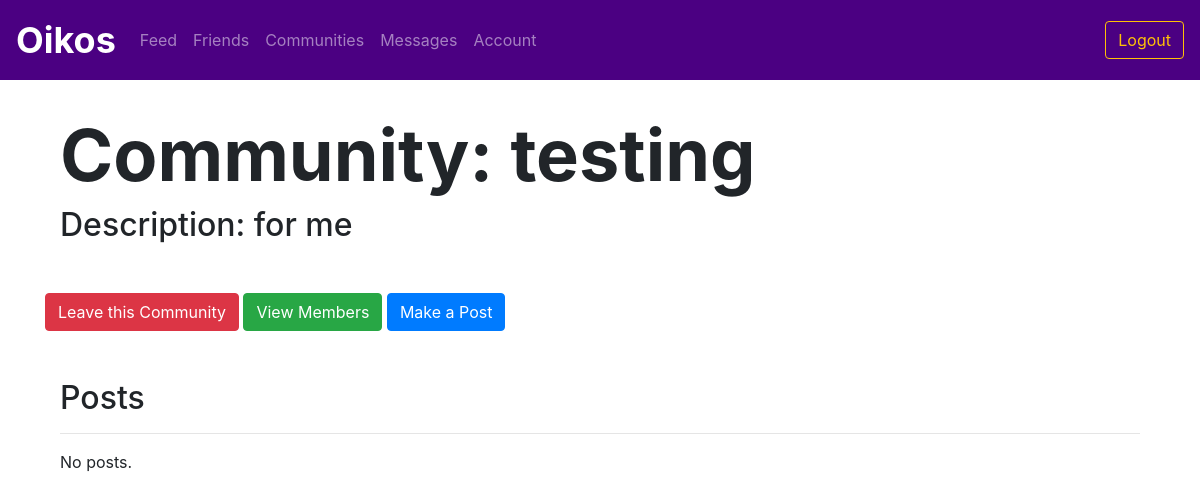
The app's page /community/1 (signed in), older data.
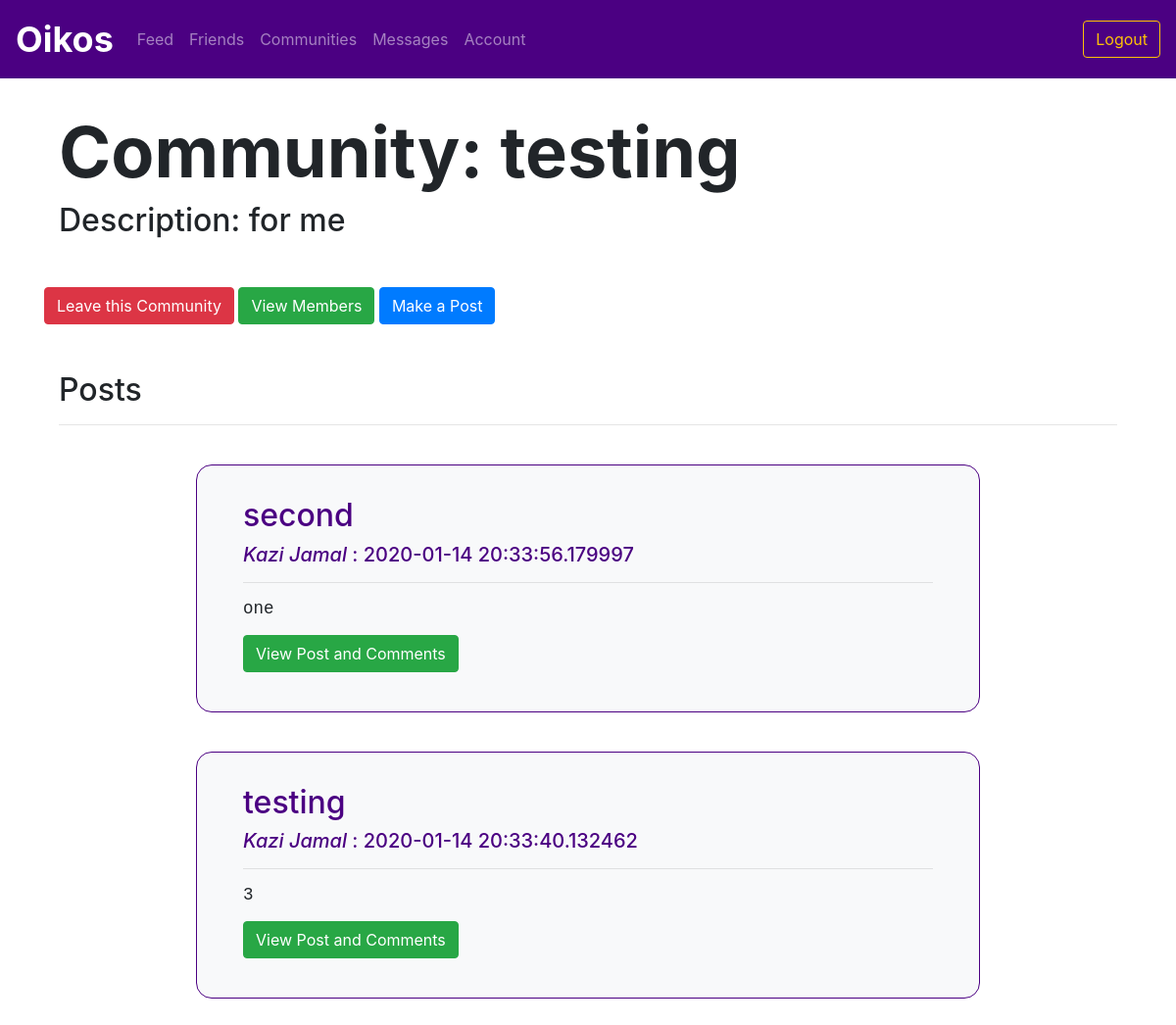
The same page, newer data.
### utl/models.py (models this page shows)
class Post(db.Model):
    postID = db.Column(db.Integer, primary_key=True)
    communityID = db.Column(db.Integer, nullable=True)
    userID = db.Column(db.Integer, nullable=False)
    title = db.Column(db.Text, nullable=False)
    content = db.Column(db.Text, nullable=False)
    timestamp = db.Column(db.DateTime, nullable=False, default=datetime.utcnow)

class User(db.Model):
    userID = db.Column(db.Integer, primary_key=True)
    email = db.Column(db.Text, unique=True, nullable=False)
    password = db.Column(db.Text, nullable=False)
    firstName = db.Column(db.Text, nullable=False)
    lastName = db.Column(db.Text, nullable=False)
    displayName = db.Column(db.Text, nullable=False)
    grade = db.Column(db.Text, nullable=False)

### app.py (the view)
@app.route("/community/<communityID>")
@login_required
def community(communityID):
    community = communitiesfunctions.getCommunity(communityID)
    incommunity = communitiesfunctions.inCommunity(session['userID'], communityID)
    post_data = postsfunctions.getCommunityPosts(communityID)
    posts = {}
    for post in post_data:
        posts[post] = postsfunctions.getCreator(post.postID)
    return render_template("community.html", community=community, incommunity=incommunity, posts=posts)

### app.py (called while the page is built)
def login_required(f):
    @wraps(f)
    def decorated_function(*args, **kwargs):
        if "userID" not in session:
            return redirect(url_for('login'))
        return f(*args, **kwargs)
    return decorated_function

### utl/communities.py (called while the page is built)
def getCommunity(communityID):
    community = Community.query.filter_by(communityID=communityID).first()
    return community

def inCommunity(userID, communityID):
    member = Member.query.filter_by(userID=userID, communityID=communityID).first()
    if member == None:
        return False
    return True

### utl/posts.py (called while the page is built)
def getCommunityPosts(communityID):
    posts = Post.query.filter_by(communityID=communityID).order_by(Post.timestamp.desc())
    return posts

def getCreator(postID):
    post = Post.query.filter_by(postID=postID).first()
    userID = post.userID
    user = User.query.filter_by(userID=userID).first()
    return user

### templates/community.html (shortened to what this page needs)
{% extends "logbase.html" %}
{% block body %}
<div class="content mb-5">
     <h1 class="display-3" style="font-weight: 700; padding-left: 5vw; padding-top: 5vh;">Community: {{ community.name }}</h1>
     <h2 style="padding-left: 5vw;">Description: {{ community.description }}</h2>
</div>
{% if incommunity %}
<div class="container">
  <a href="/leavecommunity/{{ community.communityID }}" class="btn btn-danger">Leave this Community</a>
  <a href="/community/{{ community.communityID }}/members" class="btn btn-success">View Members</a>
    <button type="button" class="btn btn-primary" data-toggle="modal" data-target="#newCommunityPostModal">
        Make a Post
    </button>
<div class="container my-5">
    <h2>Posts</h2>
    <hr>
    {% if not posts %}
    <p>No posts.</p>
    {% else %}
    {% for post in posts %}
    <div class="row" style="margin-left: 5vw; margin-right: 5vw; margin-top: 5vh;">
        <div class="container col-md-10 bg-light border border-primary" style="padding: 2em; border-radius: 1em;">
            <div class="col">
                <h2>{{ post.title }}</h2>
                <h5> <i>{{ posts[post].displayName }}</i> : {{ post.timestamp }}<h5>
                <hr>
                <pre>{{ post.content }}</pre>
                <a href="/post/{{ post.postID }}" class="btn btn-success">View Post and Comments</a>
            </div>
        </div>
    </div>
    {% endfor %}
    {% endif %}
</div>
{% else %}
<div class="container">
    <a href="/joincommunity/{{ community.communityID }}" class="btn btn-success">Join this Community</a>
</div>
{% endif %}
{% endblock %}

Row changes from the older to the newer data that the page shows:
added Post: title "second", timestamp "2020-01-14 20:33:56.179997", content "one"
now on this page (row unchanged): User: displayName "Kazi Jamal"
added Post: title "testing", timestamp "2020-01-14 20:33:40.132462", content "3"
Text that changed along with them:
text no longer shown: "No posts."
